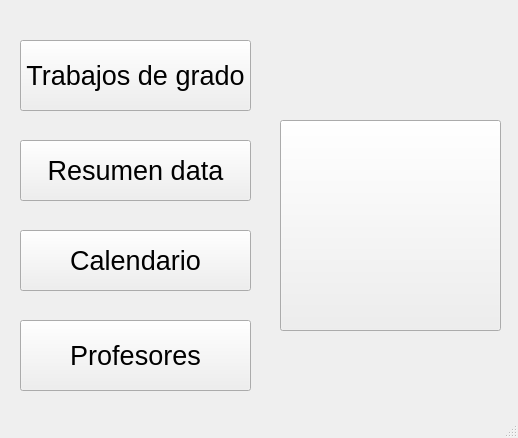
<?xml version="1.0" encoding="UTF-8"?>
<ui version="4.0">
 <class>Resumen</class>
 <widget class="QMainWindow" name="Resumen">
  <property name="geometry">
   <rect>
    <x>0</x>
    <y>0</y>
    <width>518</width>
    <height>438</height>
   </rect>
  </property>
  <property name="windowTitle">
   <string>MainWindow</string>
  </property>
  <widget class="QWidget" name="centralwidget">
   <widget class="QPushButton" name="Trabajodegrado">
    <property name="geometry">
     <rect>
      <x>20</x>
      <y>40</y>
      <width>231</width>
      <height>71</height>
     </rect>
    </property>
    <property name="font">
     <font>
      <pointsize>20</pointsize>
     </font>
    </property>
    <property name="text">
     <string>Trabajos de grado</string>
    </property>
    <property name="checkable">
     <bool>false</bool>
    </property>
    <property name="autoDefault">
     <bool>false</bool>
    </property>
   </widget>
   <widget class="QPushButton" name="Profesores">
    <property name="geometry">
     <rect>
      <x>20</x>
      <y>320</y>
      <width>231</width>
      <height>71</height>
     </rect>
    </property>
    <property name="font">
     <font>
      <pointsize>20</pointsize>
     </font>
    </property>
    <property name="text">
     <string>Profesores</string>
    </property>
   </widget>
   <widget class="QPushButton" name="Calendario">
    <property name="geometry">
     <rect>
      <x>20</x>
      <y>230</y>
      <width>231</width>
      <height>61</height>
     </rect>
    </property>
    <property name="font">
     <font>
      <pointsize>20</pointsize>
     </font>
    </property>
    <property name="text">
     <string>Calendario</string>
    </property>
   </widget>
   <widget class="QPushButton" name="pushButton_4">
    <property name="geometry">
     <rect>
      <x>20</x>
      <y>140</y>
      <width>231</width>
      <height>61</height>
     </rect>
    </property>
    <property name="font">
     <font>
      <pointsize>20</pointsize>
     </font>
    </property>
    <property name="text">
     <string>Resumen data</string>
    </property>
   </widget>
   <widget class="QPushButton" name="Logo">
    <property name="geometry">
     <rect>
      <x>280</x>
      <y>120</y>
      <width>221</width>
      <height>211</height>
     </rect>
    </property>
    <property name="font">
     <font>
      <pointsize>20</pointsize>
     </font>
    </property>
    <property name="text">
     <string/>
    </property>
    <property name="icon">
     <iconset>
      <normaloff>../Sistemas.png</normaloff>../Sistemas.png</iconset>
    </property>
    <property name="iconSize">
     <size>
      <width>200</width>
      <height>200</height>
     </size>
    </property>
   </widget>
  </widget>
  <widget class="QMenuBar" name="menubar">
   <property name="geometry">
    <rect>
     <x>0</x>
     <y>0</y>
     <width>518</width>
     <height>21</height>
    </rect>
   </property>
  </widget>
  <widget class="QStatusBar" name="statusbar"/>
 </widget>
 <resources/>
 <connections/>
</ui>
